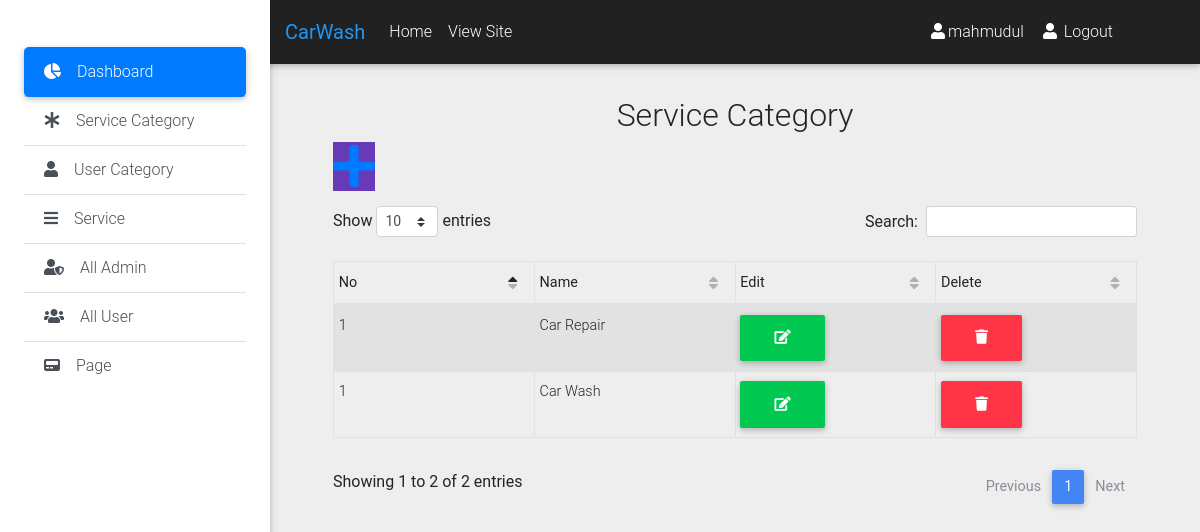
The app's page /admin/category.php (signed in) with its own data.
### tables this page shows
CREATE TABLE `categories` (
  `id` int(11) UNSIGNED NOT NULL,
  `name` varchar(140) NOT NULL
);

### lib/Database.php (called while the page is built, shortened)
<?php
    Class Database{
     public $host   = DB_HOST;
     public $user   = DB_USER;
     public $pass   = DB_PASS;
     public $dbname = DB_NAME;
     public $link;
    private function connectDB(){
     $this->link = new mysqli($this->host, $this->user, $this->pass,
      $this->dbname);
     }
    public function select($query){
      $result = $this->link->query($query) or
       die($this->link->error.__LINE__);
      if($result->num_rows > 0){
        return $result;
      } else {
        return false;
      }
     }
    }

### classes/Category.php (called while the page is built, shortened)
<?php
	$filepath=realpath(dirname(__FILE__));
	include_once ($filepath.'/../lib/Database.php');
?>
<?php
class Category
{
	private $db;
	function __construct(){
		$this->db=new Database();
	}
	public function getAllCategory(){
		$query="SELECT * FROM categories ORDER BY id DESC";
   		$result=$this->db->select($query);
   		return $result;
	}
}
?>

### admin/category.php (the view, shortened to what this page needs)
	<?php include 'inc/header.php'; ?>
	<?php include 'inc/top_nav.php'; ?>
	<?php include 'inc/side_nav.php'; ?>
<main class="pt-5 mx-lg-5">
	<div class="container">
		<div class="row">
			<div class="col-md-12 pt-5 mb-3">
				<h2 class="text-center">Service Category</h2>
				<a href="add_category.php" class="btn-floating deep-purple"><i class="fas fa-plus fa-3x" title="Add Service" aria-hidden="true"></i></a>
				<table  id="dtBasicExample" class="table table-striped table-bordered table-sm mt-2" cellspacing="0" width="100%">
					<thead>
						<tr>
	                        <th class="th-sm">No</th>
	                        <th class="th-sm">Name</th>
	                        <th class="th-sm">Edit</th>
	                        <th class="th-sm">Delete</th>
	                    </tr>
					</thead>
					<tbody>
						<tr>
						<?php
							$i = 0;
							$result=$category->getAllCategory();
					        if($result){
					        	$i++;
					        	while($value=$result->fetch_assoc()) {
					    ?>
					    	<td><?php echo($i) ?></td>
					    	<td><?php echo($value['name']); ?></td>
					    	<td>
					    		<a href="edit_category.php?id=<?php echo $value['id'] ;?>" class="btn btn-success">
					    			<i class="fas fa-edit"></i>
					    		</a>
					    	</td>
					    	<td>
					    		<a onclick="return confirm('Are You Sure');" href="delete_category.php?id=<?php echo $value['id'] ;?>" class="btn btn-danger">
					    			<i class="fas fa-trash"></i>
					    		</a>
					    	</td>
						</tr>
						<?php } } ?>
					</tbody>
				</table>
			</div>
		</div>
	</div>
</main>
	<?php include 'inc/footer.php'; ?>

### records on screen
categories: i "1", name "Car Repair"
categories: i "1", name "Car Wash"

### other values on screen
APPNAME "CarWash"
Session::get('adminName') "mahmudul"
